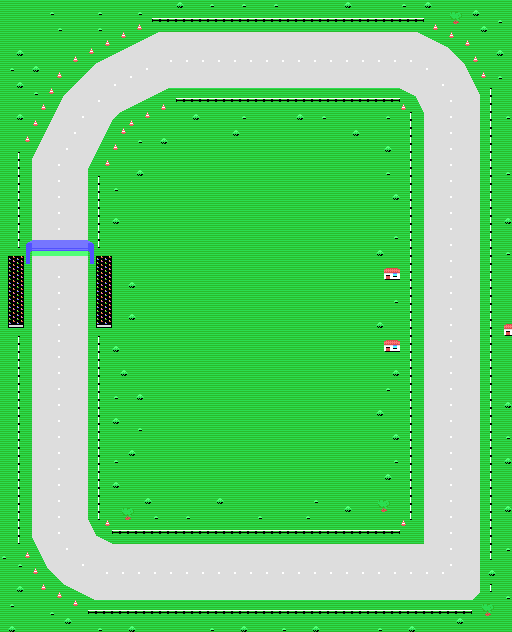

Rendered tile map (Tiled .tmx) drawn with the repository's tilesets; below, a short description and the map source with its tile grids summarised:
An orthogonal 64x79 tile map with 8x8 px tiles, 1 tile layer (Tile Layer 1) and 15 objects.

<map version="1.0" tiledversion="1.1.4" orientation="orthogonal" renderorder="right-down" width="64" height="79" tilewidth="8" tileheight="8" infinite="0" nextobjectid="51">
 <tileset firstgid="1" name="tiles2" tilewidth="8" tileheight="8" tilecount="256" columns="16">
  <image source="tiles2.png" width="128" height="128" />
 </tileset>
 <layer name="Tile Layer 1" width="64" height="79">
  <data>[5056 cells, 5056 non-empty, 46 distinct tile ids]</data>
 </layer>
 <objectgroup name="Object Layer 1">
  <object id="2" x="56" y="192" width="8" height="8">
   <properties>
    <property name="direction" value="up" />
    <property name="speed" value="240" />
   </properties>
  </object>
  <object id="4" x="88" y="112" width="8" height="8">
   <properties>
    <property name="direction" value="up" />
    <property name="speed" value="240" />
   </properties>
  </object>
  <object id="24" x="192" y="72" width="8" height="8">
   <properties>
    <property name="direction" value="right" />
    <property name="speed" value="240" />
   </properties>
  </object>
  <object id="25" x="376" y="72" width="8" height="8">
   <properties>
    <property name="direction" value="right" />
    <property name="speed" value="240" />
   </properties>
  </object>
  <object id="26" x="448" y="120" width="8" height="8">
   <properties>
    <property name="direction" value="down" />
    <property name="speed" value="240" />
   </properties>
  </object>
  <object id="27" x="448" y="256" width="8" height="8">
   <properties>
    <property name="direction" value="down" />
    <property name="speed" value="240" />
   </properties>
  </object>
  <object id="28" x="448" y="376" width="8" height="8">
   <properties>
    <property name="direction" value="down" />
    <property name="speed" value="240" />
   </properties>
  </object>
  <object id="33" x="448" y="504" width="8" height="8">
   <properties>
    <property name="direction" value="down" />
    <property name="speed" value="240" />
   </properties>
  </object>
  <object id="36" x="376" y="552" width="8" height="8">
   <properties>
    <property name="direction" value="left" />
    <property name="speed" value="240" />
   </properties>
  </object>
  <object id="37" x="256" y="552" width="8" height="8">
   <properties>
    <property name="direction" value="left" />
    <property name="speed" value="240" />
   </properties>
  </object>
  <object id="38" x="128" y="552" width="8" height="8">
   <properties>
    <property name="direction" value="left" />
    <property name="speed" value="240" />
   </properties>
  </object>
  <object id="39" x="56" y="496" width="8" height="8">
   <properties>
    <property name="direction" value="up" />
    <property name="speed" value="240" />
   </properties>
  </object>
  <object id="45" x="56" y="416" width="8" height="8">
   <properties>
    <property name="direction" value="up" />
    <property name="speed" value="240" />
   </properties>
  </object>
  <object id="47" x="56" y="328" width="8" height="8">
   <properties>
    <property name="direction" value="up" />
    <property name="speed" value="240" />
   </properties>
  </object>
  <object id="48" x="56" y="248" width="8" height="8">
   <properties>
    <property name="direction" value="up" />
    <property name="speed" value="240" />
   </properties>
  </object>
 </objectgroup>
</map>
